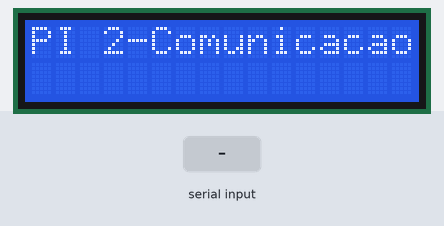
Bench run of a sketch on a simulated Arduino Uno, built with avr-gcc and run on an emulated ATmega328P. Shown: 16×2 character LCD. The inputs (shaded band) are chosen by the test bench.

Above: at 1.2 s.
1.3 s: "1" received over Serial
At 2.5 s:
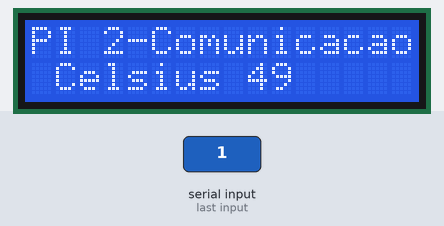
2.8 s: "0" received over Serial
4.3 s: "2" received over Serial
At 4.7 s:
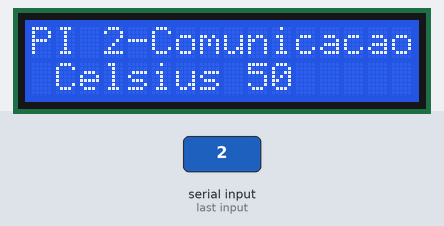
Timing chart, 0 to 7.3 s (numbered marks = the images above; inputs shaded):
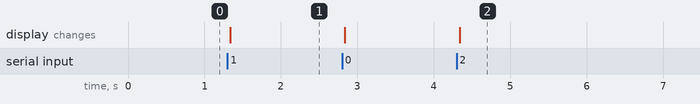

The sketch:

PI_2_1.ino
```cpp
   #include <LiquidCrystal.h>// inclui a biblioteca do display LCD

   LiquidCrystal lcd(12,11,5,4,3,2);//inicia a variavel indicando pinos

   void setup(){

   Serial.begin(50); // indica velocidade de comunicacao

     lcd.begin(16,2); // inicia a interface do dysplay indicando seu tamanho
   }

   void loop(){
   lcd.setCursor(0,0);// indica a linha e coluna de início

   lcd.print("PI 2-Comunicacao");//Imprimindo messagem
   //set cursor to column 0, line 2
   //note que a linha 2 é a segunda linha desde que a primeira linha seja 0
   lcd.setCursor(0,2); // indica o ponto de escrita como coluna 0 linha 2

   if (Serial.available() > 0) {// verifica se há ou não bytes na entrada RX
                // Lendo bytes de entrada e imprimindo na tela
   lcd.print(" Celsius ") ;
   lcd.print(Serial.read());
    }
   }
```

Measured:
- after the input at 1.3 s, the display: changes at once (image 1)
- after the input at 4.3 s, the display: changes at once (image 2)
